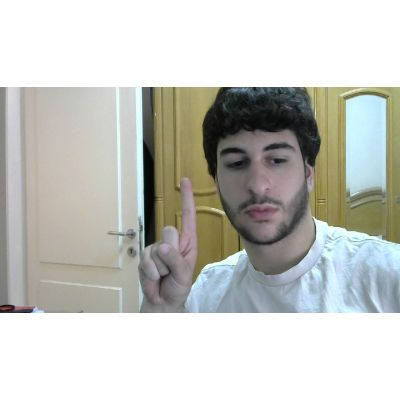
#> input picture images/0/test/0__0_0.jpg, 400 x 400 px, given as the content of the folder X:/binary/latters, which was not available
$ jupyter execute --allow-errors CNN_classifier.ipynb
#> lines starting #> are read from the running program, lines starting #| are printed output that depends on the picture
[cell 1]
import numpy as np
import tensorflow as tf
from keras.utils import to_categorical

from keras.models import Sequential
from keras.layers import Conv2D, MaxPooling2D, Flatten, Dense, Dropout
from keras.optimizers import Adam

from sklearn.model_selection import train_test_split


import cv2 as cv
from time import sleep
import os

import copy
import itertools
import mediapipe as mp

[cell 2]
RANDOM_SEED = 42
NUM_CLASSES = 32

[cell 3]
train_data = "X:/binary/latters"
test_data = "D:/new-archive/datasets/valid/"

model_save_path = "/model"

[cell 4]
X_train, X_test = [], []
y_train, y_test = [], []

[cell 5]
mp_hands = mp.solutions.hands
#> (the rest of this cell did not finish here and is left out)

[cell 6]
# [19 lines left out: function get_normalized_brect, not called in this run]

[cell 7]
# [32 lines left out: functions calc_bounding_rect, calc_landmark_list, not called in this run]

[cell 8]
# [13 lines left out: function get_brect, not called in this run]

[cell 9]
#converting from gbr to hsv color space
# [39 lines left out: function convert_to_hsv, not called in this run]

[cell 10]
# [5 lines left out: function convert_to_float, not called in this run]

[cell 11]
# [31 lines left out: function load_data, not called in this run]

[cell 12]
letters = os.listdir(train_data)

class_label = 0
X_data, y_data = [], []
x = 0
y = 0
c = 0

for letter in letters:

    images = os.listdir(os.path.join(train_data, letter))
    for image in images:
        img = cv.imread(f"{train_data}/{letter}/{image}")
#> img is the input picture: shape (400, 400, 3); mean B, G, R 193, 198.2, 197.3
        # [4 lines of commented-out code are left out]
        img = cv.resize(img, (235,150))
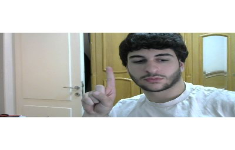
#> img: shape (150, 235, 3); mean B, G, R 193.2, 198.5, 197.5
        X_data.append(img)
        y_data.append(class_label)
    class_label += 1


$ run again, on images/1/test/1__0_0.jpg
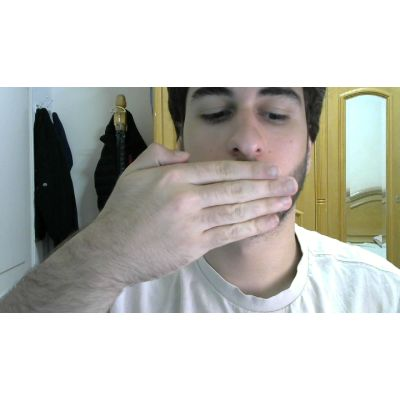
#> input picture images/1/test/1__0_0.jpg, 400 x 400 px, given as the content of the folder X:/binary/latters, which was not available
#> img is the input picture: shape (400, 400, 3); mean B, G, R 188.4, 193.5, 193.4
#> `img = cv.resize(img, (235,150))`:
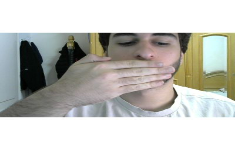
#> img: shape (150, 235, 3); mean B, G, R 188.7, 193.8, 193.6
